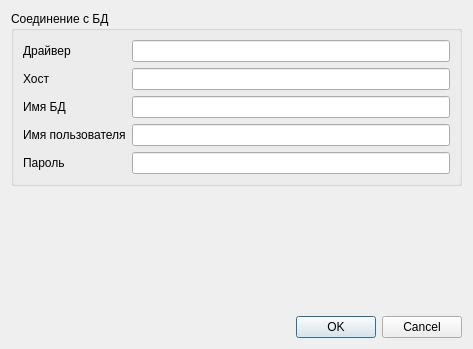
<?xml version="1.0" encoding="UTF-8"?>
<ui version="4.0">
 <class>SettingsForm</class>
 <widget class="QWidget" name="SettingsForm">
  <property name="geometry">
   <rect>
    <x>0</x>
    <y>0</y>
    <width>473</width>
    <height>349</height>
   </rect>
  </property>
  <property name="windowTitle">
   <string>Form</string>
  </property>
  <layout class="QFormLayout" name="formLayout">
   <item row="0" column="0" colspan="2">
    <widget class="QGroupBox" name="groupBox">
     <property name="title">
      <string>Соединение с БД</string>
     </property>
     <layout class="QGridLayout" name="gridLayout_2">
      <item row="4" column="0">
       <widget class="QLabel" name="label_5">
        <property name="text">
         <string>Пароль</string>
        </property>
       </widget>
      </item>
      <item row="1" column="0">
       <widget class="QLabel" name="label_2">
        <property name="text">
         <string>Хост</string>
        </property>
       </widget>
      </item>
      <item row="0" column="0">
       <widget class="QLabel" name="label">
        <property name="text">
         <string>Драйвер</string>
        </property>
       </widget>
      </item>
      <item row="0" column="1">
       <widget class="QLineEdit" name="lineEdit"/>
      </item>
      <item row="1" column="1">
       <widget class="QLineEdit" name="lineEdit_2"/>
      </item>
      <item row="2" column="0">
       <widget class="QLabel" name="label_3">
        <property name="text">
         <string>Имя БД</string>
        </property>
       </widget>
      </item>
      <item row="3" column="1">
       <widget class="QLineEdit" name="lineEdit_4"/>
      </item>
      <item row="2" column="1">
       <widget class="QLineEdit" name="lineEdit_3"/>
      </item>
      <item row="3" column="0">
       <widget class="QLabel" name="label_4">
        <property name="text">
         <string>Имя пользователя</string>
        </property>
       </widget>
      </item>
      <item row="4" column="1">
       <widget class="QLineEdit" name="lineEdit_5"/>
      </item>
     </layout>
    </widget>
   </item>
   <item row="2" column="0" colspan="2">
    <spacer name="verticalSpacer">
     <property name="orientation">
      <enum>Qt::Vertical</enum>
     </property>
     <property name="sizeHint" stdset="0">
      <size>
       <width>20</width>
       <height>325</height>
      </size>
     </property>
    </spacer>
   </item>
   <item row="3" column="0" colspan="2">
    <widget class="QDialogButtonBox" name="buttonBox">
     <property name="standardButtons">
      <set>QDialogButtonBox::Cancel|QDialogButtonBox::Ok</set>
     </property>
    </widget>
   </item>
  </layout>
 </widget>
 <resources/>
 <connections/>
</ui>
